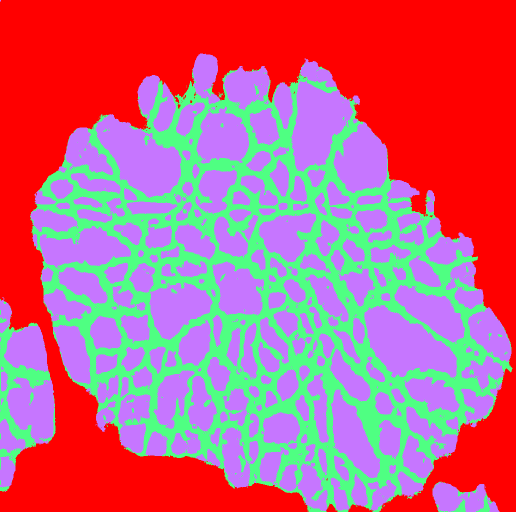
%> input picture avg_interpol_seg1.tiff, 1031 x 1024 px (shown at 1/2 size)
$ octave EBSD_analysis.m   (GNU Octave 9; MATLAB toolbox functions it lacks are replaced by stand-ins)
%> lines starting %> are read from the running program, lines starting %| are printed output that depends on the picture
### function_import_ebsd_text.m
function dataArray = function_import_ebsd_text(filename, startRow, endRow)
%function_import_ebsd_text extracts ebsd text information
%   dataArray = function_import_ebsd_text(filename) find filename in same
%       directory and returns the cell array dataArray, where each column
%       is a vector of values from a column in the text file
%
%   Inputs
%       filename - file name of EBSD text file
%       startRow (optional) - row to begin reading data, should not change
%       endRow (optional) - should be determined by code, use if getting
%       errors

%   Outputs
%       dataArray - Column array containing all text info%
%
%   Author: Alexander H Quinn, National Renewable Energy Laboratory (NREL)
%   Guided/Inspired by: Donal P. Finagan, NREL
%   Additional assistance:  Francois Usseglio-Viretta, NREL

    % Initialize variables.
    if nargin<=2
        startRow = 18;
        endRow = inf;
    end

    % Format for each line of text:
    formatSpec = '%9f%10f%10f%13f%13f%8f%7f%6f%6f%3f%[^\n\r]';

    % Open the text file.
    fileID = fopen(filename,'r');

    % Read columns of data according to the format.
    dataArray = textscan(fileID, formatSpec, endRow(1)-startRow(1)+1, 'Delimiter', '', 'WhiteSpace', '', 'TextType', 'string', 'EmptyValue', NaN, 'HeaderLines', startRow(1)-1, 'ReturnOnError', false, 'EndOfLine', '\r\n');
    for block=2:length(startRow)
        frewind(fileID);
        dataArrayBlock = textscan(fileID, formatSpec, endRow(block)-startRow(block)+1, 'Delimiter', '', 'WhiteSpace', '', 'TextType', 'string', 'EmptyValue', NaN, 'HeaderLines', startRow(block)-1, 'ReturnOnError', false, 'EndOfLine', '\r\n');
        for col=1:length(dataArray)
            dataArray{col} = [dataArray{col};dataArrayBlock{col}];
        end
    end

    fclose(fileID);
end

### EBSD_analysis.m
clear; close all; clc;

%% Save name
% time stamp appended to end of filename
filename = 'EBSD_03_run1';

%% Inputs
% segmentation and EBSD data
seg_map_fn = 'avg_interpol_seg1.tiff'; % This scaling determines image size
ebsd_text_fn = 'DF-NMC-CF-01-e_03_Cleaned_All data.txt';

%scaling
scale = 1/8; % length scale - smaller scales = faster processing
um_per_pix = 1/(144-18); % for IPF map of 1031 x 1024

% Segmentation to extract these values
boundary_lbls = [9]; % 9,13,23,45 e_03 green region in segmentation map
bckgrd_lbls = [1]; %  red region
remove_lbls = []; %
A_thresh_um = 0.016; % [=] um^2, threshold for what is considered a grain
CI_thres = -0.01; % 1-CI_thresh is confidence interval, if < 0 all data used
mult_secondary_ptcs = false; % if secondary particles in segmentation map

% Cleaning
angle_threshold = 1.8; % [=] degrees
fill_grain = false; % if true, below ignored: most common orientation fills entire region
N_thresh_um = 0.01; % [=] um^2, minimum size of speckle to remove

%% Processing
% No inputs necessary below.

%% Unit conversions
grain_props.um_per_pix = um_per_pix/scale;
A_thresh_pix = A_thresh_um/(grain_props.um_per_pix^2); % area threshold in pixels
N_thresh_pix = N_thresh_um/(grain_props.um_per_pix^2);

%% Load Image Quality Weka Segmentation and EBSD Text File
seg_map = imread(seg_map_fn); % segmentation
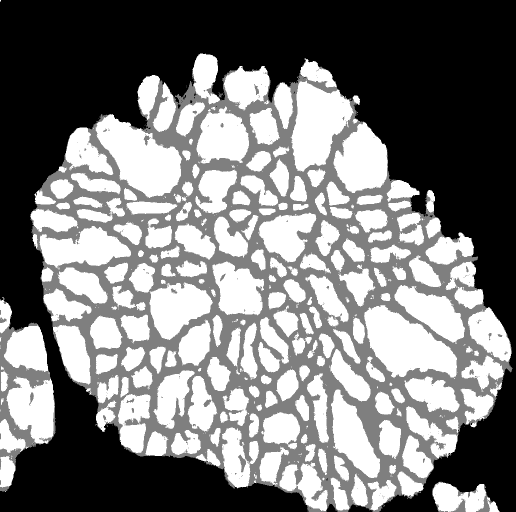
%> seg_map: size 1024x1031 uint8 (shown at 1/2 size); min 0, max 2, mean 0.973; drawn with min black and max white
seg_map = imresize(seg_map, scale, 'nearest');
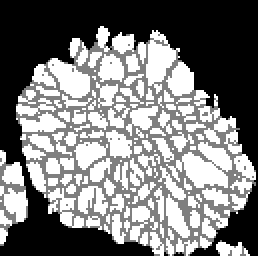
%> seg_map: size 128x129 uint8 (shown 2 times larger); min 0, max 2, mean 0.972; drawn with min black and max white
ebsd_text = function_import_ebsd_text(ebsd_text_fn); % EBSD txt file
%> the run ends on the next line
